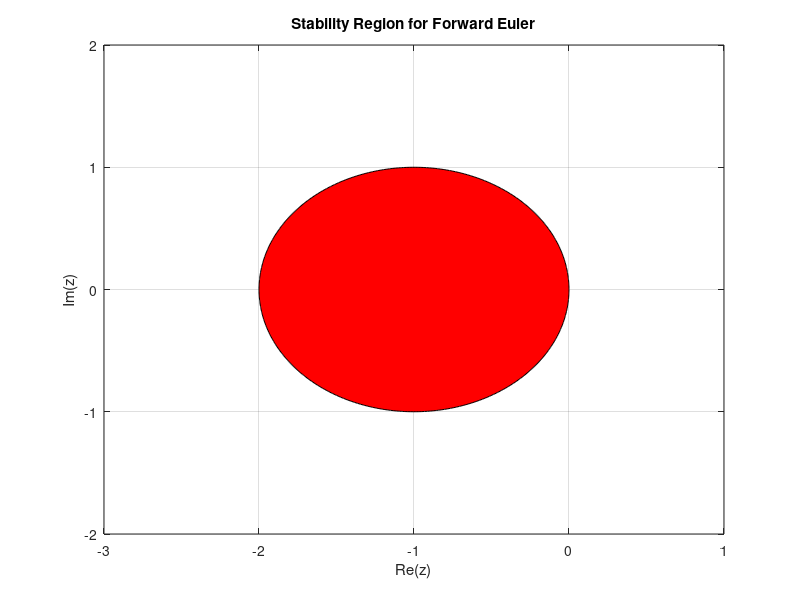
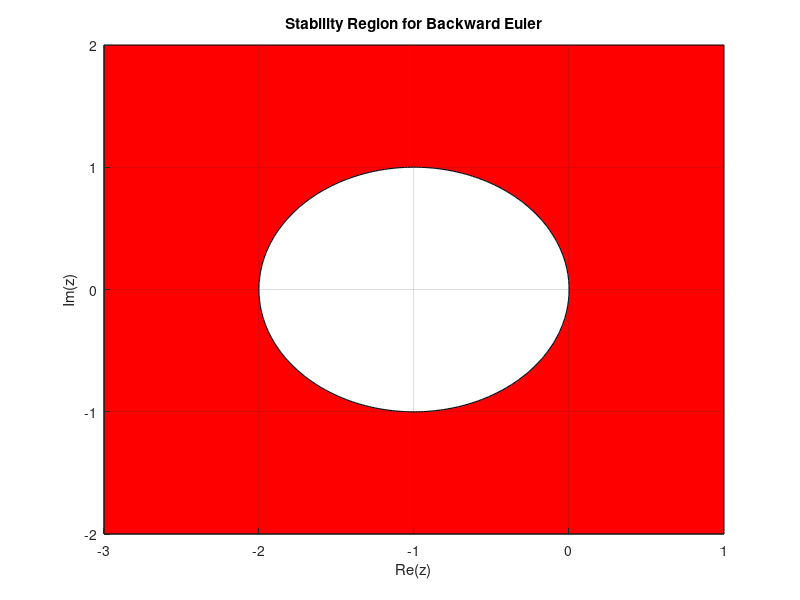

These figures' MATLAB source, in order:

% Stability Region for Forward Euler
rho_FE = @(zeta) zeta - 1;
sigma_FE = @(zeta) 1;
z_FE = @(rho_AB4,sigma_AB4) rho_AB4./sigma_AB4;

theta = 0:.01:2*pi;
zeta = exp(i*theta);

rho_out = rho_FE(zeta);
sigma_out = sigma_FE(zeta);

z_out = z_FE(rho_out,sigma_out);

figure
whitebg('white')
plot(z_out)
fill(real(z_out),imag(z_out),'r')
hold on

title('Stability Region for Forward Euler')
xlabel('Re(z)')
ylabel('Im(z)')
grid
axis([-3 1 -2 2])


% Stability Region for Backward Euler
rho_BE = @(zeta) zeta - 1;
sigma_BE = @(zeta) -zeta;
z_BE = @(rho_AB4,sigma_AB4) rho_AB4./sigma_AB4;

rho_out = rho_BE(zeta);
sigma_out = sigma_BE(zeta);

z_out = z_BE(rho_out,sigma_out);


figure
rectangle('Position',[-3 -2 4 4],'FaceColor','red')
hold on
plot(z_out)
fill(real(z_out),imag(z_out),'white')
hold on

title('Stability Region for Backward Euler')
xlabel('Re(z)')
ylabel('Im(z)')
grid on
set(gca,'layer','top');
axis([-3 1 -2 2])



